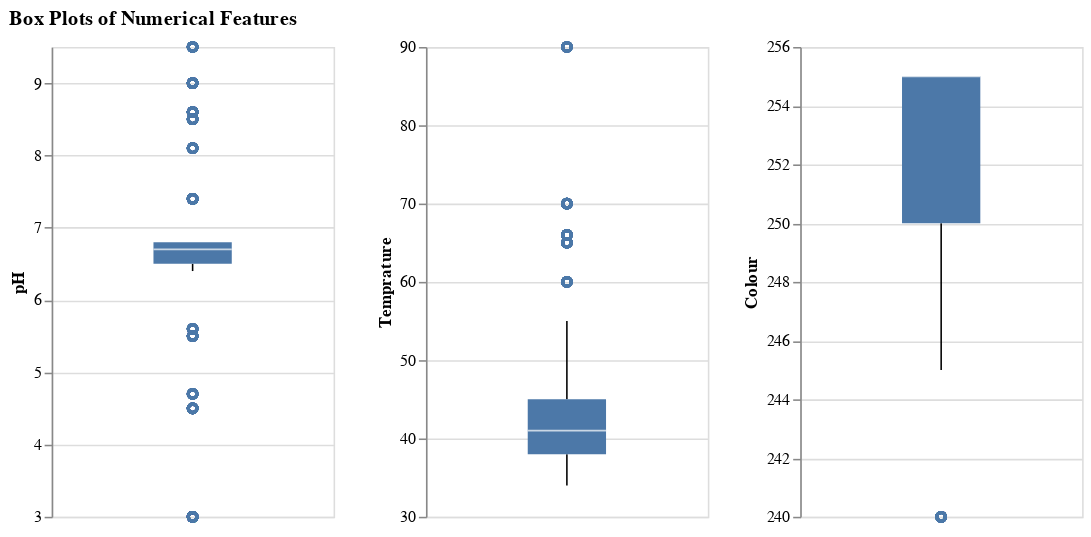

Source (notebook cell):
### Markdown cell above
The density plots and histograms show the distribution of each feature. We can see that pH, Temperature, and Colour are quantitative features with varying distributions. For instance, the pH values are slightly skewed towards lower values. The binary features (Taste, Odor, Fat, Turbidity) show the counts of 1s and 0s, indicating satisfactory and unsatisfactory ratings, respectively.

### Code cell
# Define the list of numerical columns for which to create box plots
numerical_columns = ['pH', 'Temprature', 'Colour']

# Create the base box plot
base_boxplot = alt.Chart(data).mark_boxplot(size=50).encode(
    y=alt.Y(alt.repeat("column"), type='quantitative', scale=alt.Scale(zero=False)),
     tooltip=[alt.Tooltip(alt.repeat("column"), type='quantitative')]
).properties(
    width=180,
    height=300
)

# Use alt.repeat() to create box plots for the specified columns
box_plot_chart = base_boxplot.repeat(
    column=numerical_columns
).properties(
    title='Box Plots of Numerical Features'
)

# Display the chart
box_plot_chart

### Figure 1 — Vega-Lite specification as saved in the notebook (floating-point values rounded to 4 significant figures; data arrays with more than 128 entries replaced by an {"elided": "..."} marker saying what was removed)
{"config": {"view": {"continuousWidth": 300, "continuousHeight": 300}}, "repeat": {"column": ["pH", "Temprature", "Colour"]}, "spec": {"data": {"name": "data-4bd1a24753d6b6b5be5ed78ab785d07c"}, "mark": {"type": "boxplot", "size": 50}, "encoding": {"tooltip": [{"field": {"repeat": "column"}, "type": "quantitative"}], "y": {"field": {"repeat": "column"}, "scale": {"zero": false}, "type": "quantitative"}}, "height": 300, "width": 180}, "title": "Box Plots of Numerical Features", "$schema": "https://vega.github.io/schema/vega-lite/v5.16.3.json", "datasets": {"data-4bd1a24753d6b6b5be5ed78ab785d07c": {"elided": "1059 records"}}}
